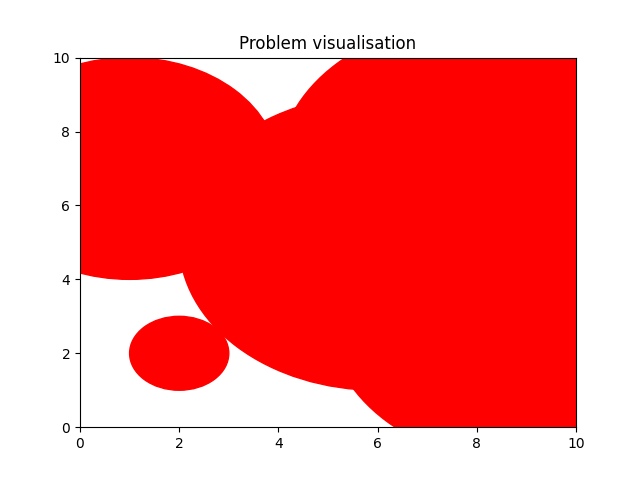

The script that drew this image:
import matplotlib.pyplot as plt

def plot_problem(disks: [], rect, filename=None):
    '''Visualises the data of the problem'''
    
    fig, ax = plt.subplots() # note we must use plt.subplots, not plt.subplot
    ax.set_xlim(rect.x_min, rect.x_max)
    ax.set_ylim(rect.y_min, rect.y_max)
    # print(rect.y_min, rect.y_max)
    for d in disks:
        circle = plt.Circle((d.x, d.y), d.r, color='r')
        ax.add_patch(circle)
        print(d.x, d.y, d.r)

    ax.set_title('Problem visualisation')
    if filename:
        fig.savefig(filename)
    else:
        fig.show()
